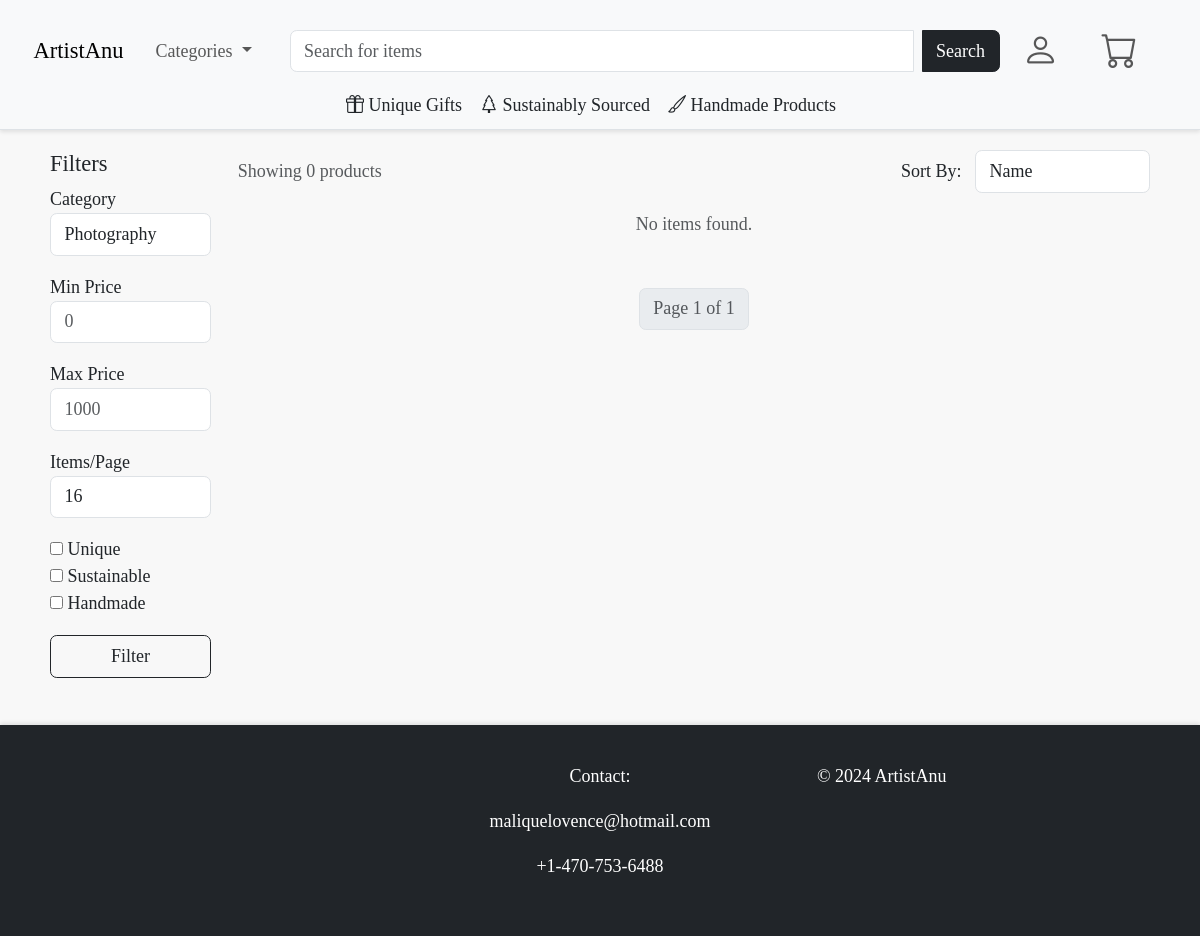
The app's page /dashboard/?category=Photography, older data.
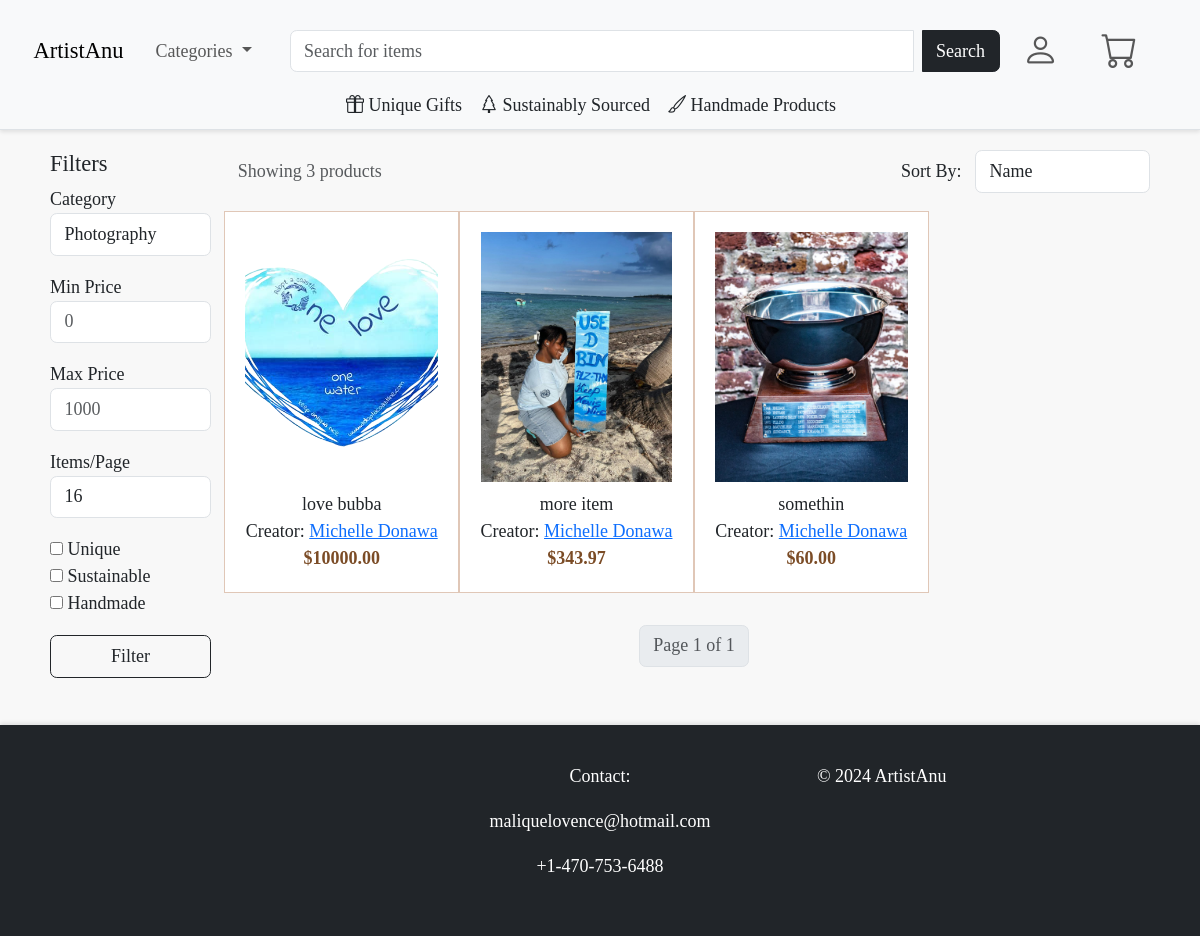
The same page, newer data.
### catalogue/models.py (models this page shows, shortened)
class CraftItem(models.Model):
    name = models.CharField(max_length=255)
    description = models.TextField(blank=True)
    artist = models.ForeignKey('Artist', on_delete=models.CASCADE)
    categories = models.ManyToManyField(Category, related_name="items")
    price = models.DecimalField(max_digits=10, decimal_places=2)
    date_created = models.DateTimeField(auto_now_add=True)
    available = models.BooleanField(default=True)
    dimensions = models.CharField(max_length=255, blank=True)
    featured = models.BooleanField(default=False)
    is_unique = models.BooleanField(default=False)
    quantity = models.PositiveIntegerField(default=1)
    is_sustainable = models.BooleanField(default=False)
    is_handmade = models.BooleanField(default=False)

class CraftItemImage(models.Model):
    craft_item = models.ForeignKey(CraftItem, on_delete=models.CASCADE, related_name='images')
    image = models.ImageField(upload_to='craft_items/')

class Artist(models.Model):
    name = models.CharField(max_length=255)
    user = models.OneToOneField(CustomUser, on_delete=models.CASCADE, related_name='artist_profile', null=True, blank=True)
    bio = models.TextField(blank=True)
    profile_picture = models.ImageField(upload_to='artists/', blank=True, null=True)
    email = models.EmailField(unique=True)
    phone_number = models.CharField(max_length=15, blank=True)
    website = models.URLField(blank=True, null=True)
    social_media_links = models.JSONField(blank=True, null=True)
    location = models.CharField(max_length=255, blank=True)
    date_joined = models.DateTimeField(auto_now_add=True)

### catalogue/views.py (the view)
# urls.py: path('dashboard/', views.dashboard, name='dashboard'),
def dashboard(request):
    category_name = request.GET.get('category', '')
    categories = Category.objects.all()
    sort_by_category = request.GET.get("sort_by", "name")
    if sort_by_category == "name":
        categories = categories.order_by(Lower("name"))
    category_filter = request.GET.get('category', '')
    price_min = request.GET.get('price_min', '')
    price_max = request.GET.get('price_max', '')
    sort_by_item = request.GET.get('sort_by', 'name')
    items_per_page = request.GET.get('items_per_page', 16)
    search_query = request.GET.get("search", "")  # Get search query from the GET request
    is_unique = request.GET.get('is_unique')
    is_sustainable = request.GET.get('is_sustainable')
    is_handmade = request.GET.get('is_handmade')
    items = CraftItem.objects.all()
    if category_name:
        items = items.filter(categories__name=category_name)
    if category_filter:
        items = items.filter(categories__name=category_filter)
    if price_min:
        items = items.filter(price__gte=price_min)
    if price_max:
        items = items.filter(price__lte=price_max)
    if is_unique:
        items = items.filter(is_unique=True)
    if is_sustainable:
        items = items.filter(is_sustainable=True)
    if is_handmade:
        items = items.filter(is_handmade=True)
    if search_query:
        items = items.filter(Q(name__icontains=search_query) | Q(description__icontains=search_query))
    if sort_by_item == "name":
        items = items.order_by(Lower("name"))  # Case-insensitive sorting
    else:
        items = items.order_by(sort_by_item)
    items_per_page = request.GET.get("items_per_page", 16)  # Default 16 items per page
    paginator = Paginator(items, items_per_page)
    page_number = request.GET.get("page")
    page_items = paginator.get_page(page_number)
    context = {
        'categories': Category.objects.all(),
        'selected_category': category_name,
        "items": page_items,  # Paginated items
        "search_query": search_query,  # Pass search query to template
        "total_items": items.count(),
    }
    return render(request, "catalogue/dashboard.html", context)

### catalogue/context_processors.py (called while the page is built)
def categories_processor(request):
    return {'categories': Category.objects.all()}

### catalogue/templates/catalogue/dashboard.html (shortened to what the changed rows need)
{% extends 'base.html' %}
{% block content %}
<div class="container mt-0">
    <div class="row">
        <div class="col-md-10">
            <div class="row">
                <div class="d-flex justify-content-between align-items-center mb-3">
                    <div class="text-muted">
                        Showing {{ items|length }} product{{ total_items|pluralize:"s" }}
                    </div>
                    <div>
                        <label for="sort_by" class="me-2">Sort By:</label>
                        <select id="sort_by" name="sort_by" class="form-control d-inline w-auto">
                        </select>
                    </div>
                </div>
                {% for item in items %}
                <div class="col-6 col-sm-6 col-md-4 col-lg-3 p-0">
                    <div class="item-card d-flex flex-column align-items-center text-center">
                        <a href="{% url 'item_detail' item.name %}" class="text-decoration-none">
                            {% with item.images.all|slice:":2" as images %}
                                {% if images|length > 0 %}
                                    <img src="{{ images.0.image.url }}" class="item-image" alt="{{ item.name }}" style="max-width: 200px; max-height: 300px;">
                                {% else %}
                                    <img src="/static/default-image.jpg" class="item-image" alt="No image available">
                                {% endif %}
                            {% endwith %}
                        </a>
                        <div class="item-info p-0">
                            <p class="mb-0 mt-2"><strong>{{ item.name }}</strong></p>
                            <p class="card-text m-0">
                                <strong>Creator:</strong>
                                <a href="{% url 'artist_detail' item.artist.name %}" class="position-relative" style="z-index: 3;">
                                    {{ item.artist.name }}
                                </a>
                            </p>
                            <p class="price m-0">${{ item.price|floatformat:2 }}</p>
                        </div>
                    </div>
                </div>
                {% empty %}
                    <p class="text-muted text-center">No items found.</p>
                {% endfor %}
            </div>
        </div>
    </div>
</div>
{% endblock %}

Row changes from the older to the newer data that the page shows:
added CraftItem: image (picture), name "love bubba", artist.name "Michelle Donawa", price "10000.00"
added CraftItem: image (picture), name "more item", artist.name "Michelle Donawa", price "343.97"
added CraftItem: image (picture), name "somethin", artist.name "Michelle Donawa", price "60.00"
Text that changed along with them:
{{ items|length }}: "0" → "3"
text no longer shown: "No items found."
